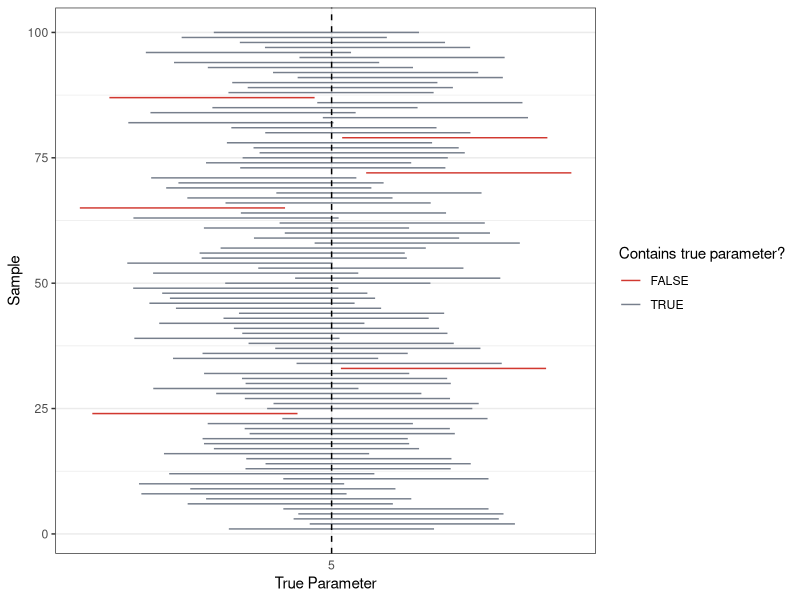
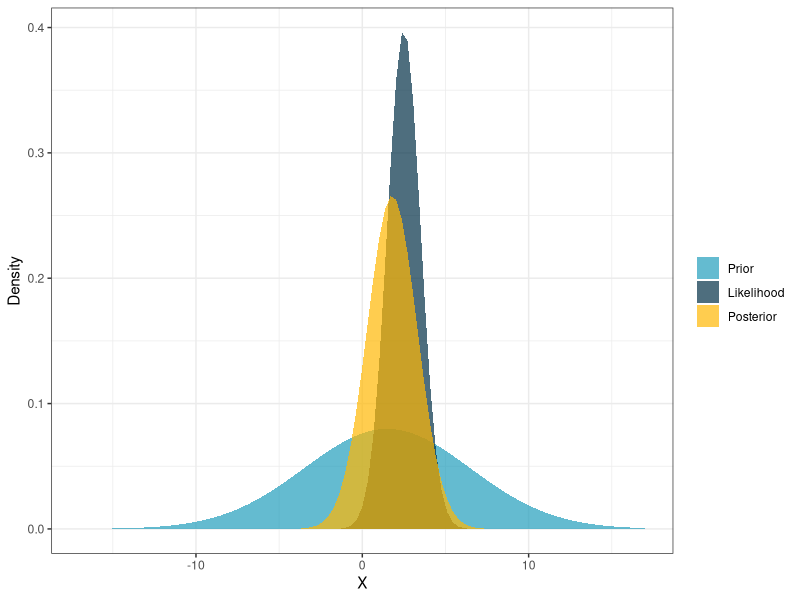

Source code (R) for these figures, in order:
## ---- chunk 1
library(tidyverse)
set.seed(7)
pop <- rnorm(10000, 5, 1)

data_list <- list()
for(i in 1:100) {
  data_list[[i]] <- sample(pop, size = 100)
}

dg <- function(data) {
  x_bar <- mean(data)
  ci <- x_bar + c(-1, 1)*(1.96*(1/sqrt(100)))
  return(tibble(low = ci[1], up = ci[2]))
}

res <- data_list %>% 
  map_dfr(dg) %>% 
  mutate(
    theta = 5,
    iter = row_number()
    ) %>% 
  rowwise() %>% 
  mutate(covers = between(theta, low, up))

res %>% 
  ggplot(aes(x = low, xend = up, y = iter, yend = iter, color = covers)) +
  geom_segment() +
  geom_vline(xintercept = 5, color = "black", linetype = "dashed") +
  scale_color_manual(values = c("#d13830", "#777f8c")) +
  theme_bw() +
  labs(
    x = "True Parameter",
    y = "Sample",
    color = "Contains true parameter?"
  ) +
  scale_x_continuous(breaks = c(5)) +
  theme(
    axis.ticks.x = element_blank()
  )
## ---- chunk 2
library(tidyverse)
set.seed(110)

ggplot(data = data.frame(x = c(-17,17))) +
  stat_function(
    aes(x = x, fill = 'Prior'),
    fun = dnorm, args = list(mean = 1.5, sd = 5),
    geom = "area", alpha = 0.7
  ) +
  stat_function(
    aes(x = x, fill = 'Likelihood'),
    fun = dnorm, args = list(mean = 2.5, sd = 1),
    geom = "area", alpha = 0.7
  ) +
   stat_function(
    aes(x = x, fill = 'Posterior'),
    fun = dnorm, args = list(mean = 1.8, sd = 1.5),
    geom = "area", alpha = 0.7
  ) +
  scale_fill_manual(
    name = '',
    breaks = c('Prior', 'Likelihood', 'Posterior'),
    values = c('Prior' = '#219ebc', 'Likelihood' = '#023047', 'Posterior' = '#ffb703')
    ) +
  theme_bw() +
  labs(
    x = "X",
    y = "Density"
  )

